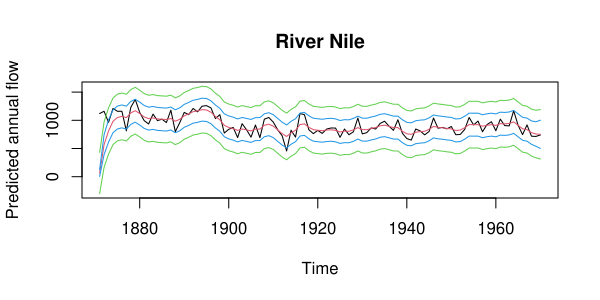

The R source for this figure:
###################################################
### code chunk number 49: Cs501_plotting
###################################################
ts.plot(cbind(Nile, pred_kfas[, c("fit", "lwr", "upr")], conf_kfas[, c("lwr", "upr")]),
  col = c(1:2, 3, 3, 4, 4),
  ylab = "Predicted annual flow", main = "River Nile"
)
